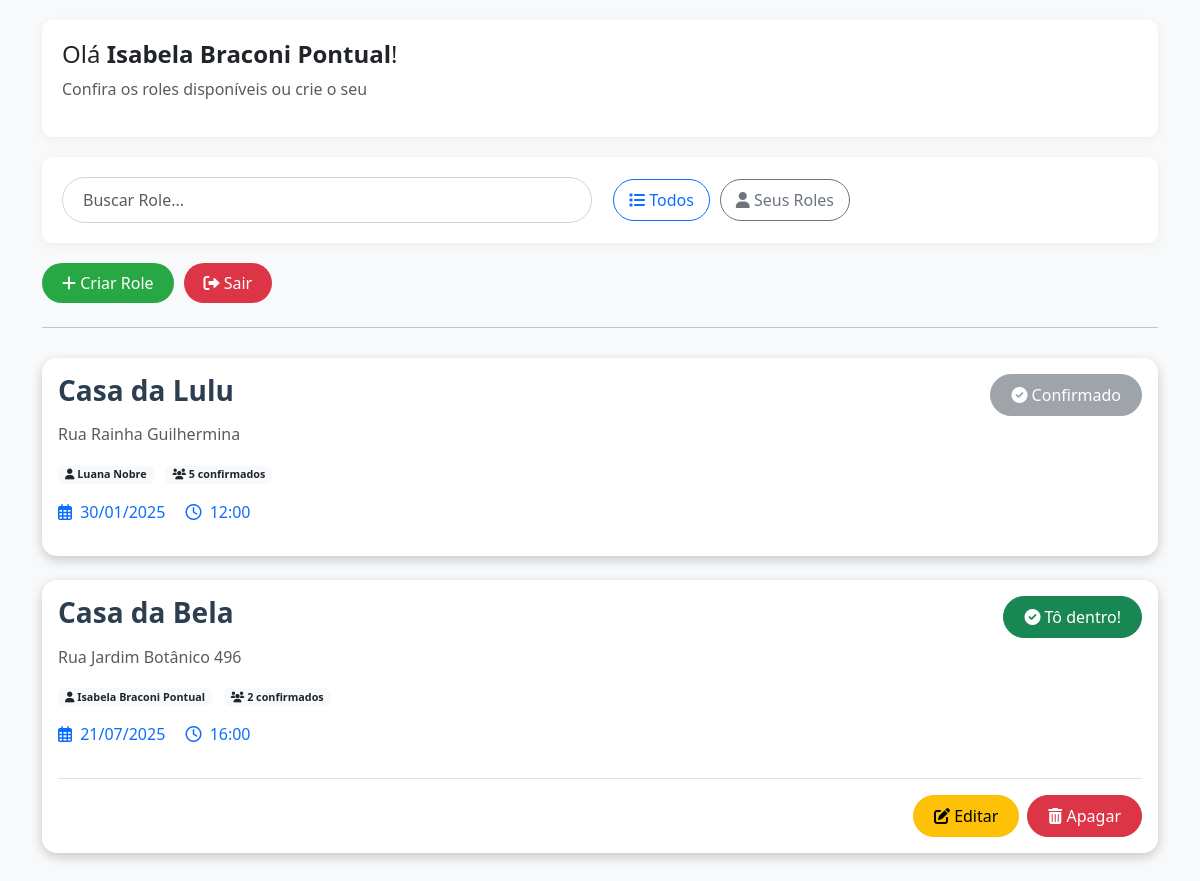
/home?filtro=meus (signed in), run on the app's committed database.
### infra/db/database.py (models this page shows, shortened)
class Role(Base):
    __tablename__ = "roles"
    id = Column("id", Integer, primary_key=True, autoincrement=True)
    titulo = Column("titulo", String)
    descricao = Column("descricao", String)
    data = Column("data", String)
    hora = Column("hora", String)
    criador = Column("criador", String)
    participantes = Column("participantes", String)

### app/controllers/role_controller.py (the view)
@role_bp.route('/home', methods=['GET'])
def home():
    if 'usuario' not in session:
        return redirect(url_for('usuario.login'))
    use_case = ListarRoles(repo)
    filtro = request.args.get('filtro', 'todos')
    busca = request.args.get('busca', '')
    roles = use_case.execute(
        session['usuario'],
        session['email'],
        filtro,
        busca
    )
    return render_template(
        'home.html',
        usuario=session['usuario'],
        roles=roles
    )

### infra/db/database.py (called while the page is built)
def get_session():
    return Session()

### infra/repositories/role_repository.py (called while the page is built)
    def listar(self) -> List[RoleTeste]:
        with get_session() as db:
            rows = db.query(Role).all()
            return [
                RoleTeste(
                    r.titulo,
                    r.descricao,
                    r.data,
                    r.hora,
                    r.criador,
                    r.participantes.split(",") if r.participantes else [],
                )
                for r in rows
            ]

### use_cases/listar_roles.py (called while the page is built)
    def execute(self, usuario, email_usuario, filtro="todos", busca=""):
        roles = list(reversed(self.repo.listar()))
        if filtro == "meus":
            roles = [
                r for r in roles
                if (
                    r.criador == usuario or
                    email_usuario in r.participantes
                )
            ]
        if busca:
            roles = [r for r in roles if busca.lower() in r.titulo.lower()]
        return roles

### app/templates/home.html (shortened to what this page needs)
<!DOCTYPE html>
<html lang="pt-br">
<head>
    <link href="https://cdn.jsdelivr.net/npm/bootstrap@5.3.0-alpha1/dist/css/bootstrap.min.css" rel="stylesheet">
    <link rel="stylesheet" href="https://cdnjs.cloudflare.com/ajax/libs/font-awesome/6.0.0/css/all.min.css">
</head>
<body>
    <div class="container">
        <div class="welcome-section">
            <h4>Olá <strong>{{ usuario }}</strong>!</h4>
            <p class="text-muted">Confira os roles disponíveis ou crie o seu</p>
        </div>
        <div class="search-section">
            <form method="GET" action="{{ url_for('role.home') }}" class="row g-3 align-items-center">
                <div class="col-md-6">
                    <div class="input-group">
                        <input type="text" id="busca" class="form-control search-input" placeholder="Buscar Role...">
                    </div>
                </div>
                <div class="col-md-6">
                    <div class="d-flex">
                        <a href="{{ url_for('role.home') }}?filtro=todos" class="btn btn-outline-primary filter-btn">
                            <i class="fas fa-list"></i> Todos
                        </a>
                        <a href="{{ url_for('role.home') }}?filtro=meus" class="btn btn-outline-secondary filter-btn">
                            <i class="fas fa-user"></i> Seus Roles
                        </a>
                    </div>
                </div>
            </form>
        </div>
        <div class="d-flex mb-4">
            <a href="{{ url_for('role.criar_role') }}" class="btn btn-success action-btn create-btn">
                <i class="fas fa-plus"></i> Criar Role
            </a>
            <a href="{{ url_for('usuario.logout') }}" class="btn btn-danger action-btn logout-btn">
                <i class="fas fa-sign-out-alt"></i> Sair
            </a>
        </div>
        <hr>
        <div class="roles-container">
            {% for r in roles %}
                <div class="role-card" data-titulo="{{ r.titulo | lower }}">
                    {% include 'role_card.html' %}
                </div>
            {% endfor %}
        </div>
    </div>
</body>
</html>

### app/templates/role_card.html (shortened to what this page needs)
<div class="card role-card mb-4">
    <div class="card-body">
        <div class="d-flex justify-content-between align-items-start">
            <div>
                <h3 class="card-title">{{ r.titulo }}</h3>
                <p class="card-text text-muted">{{ r.descricao }}</p>
                <div class="role-meta mb-3">
                    <span class="badge bg-light text-dark me-2">
                        <i class="fas fa-user"></i> {{ r.criador }}
                    </span>
                    <span class="badge bg-light text-dark">
                        <i class="fas fa-users"></i> {{ r.participantes|length }} confirmados
                    </span>
                </div>
                <p class="text-primary">
                    <i class="far fa-calendar-alt me-1"></i> {{ r.data }}
                    <i class="far fa-clock ms-3 me-1"></i> {{ r.hora }}
                </p>
            </div>
            <div class="role-actions">
                {% if session['email'] not in r.participantes %}
                    <form method="POST" action="{{ url_for('role.confirmar', titulo=r.titulo) }}">
                        <button class="btn btn-success">
                            <i class="fas fa-check-circle"></i> Tô dentro!
                        </button>
                    </form>
                {% else %}
                    <button class="btn btn-secondary" disabled>
                        <i class="fas fa-check-circle"></i> Confirmado
                    </button>
                {% endif %}
            </div>
        </div>
        {% if session['usuario'] == r.criador %}
        <div class="role-admin-actions mt-3 pt-3 border-top">
            <a href="{{ url_for('role.editar_role', titulo=r.titulo) }}" class="btn btn-warning me-2">
                <i class="fas fa-edit"></i> Editar
            </a>
            <form method="POST" action="{{ url_for('role.apagar_role', titulo=r.titulo) }}" class="d-inline" onsubmit="return confirm('Tem certeza que deseja apagar este role?');">
                <button type="submit" class="btn btn-danger">
                    <i class="fas fa-trash-alt"></i> Apagar
                </button>
            </form>
        </div>
        {% endif %}
    </div>
</div>

### app/templates/home.html (style rules this page uses)
body { background-color: #f8f9fa; padding: 20px; font-family: 'Segoe UI', Tahoma, Geneva, Verdana, sans-serif; }
.welcome-section { background-color: white; border-radius: 10px; padding: 20px; margin-bottom: 20px; box-shadow: 0 2px 10px rgba(0,0,0,0.05); }
.search-section { background-color: white; border-radius: 10px; padding: 20px; margin-bottom: 20px; box-shadow: 0 2px 10px rgba(0,0,0,0.05); }
.search-input { border-radius: 50px; padding: 10px 20px; border: 1px solid #ced4da; }
.filter-btn { border-radius: 50px; margin: 0 5px; padding: 8px 15px; font-weight: 500; }
.action-btn { border-radius: 50px; padding: 8px 20px; margin-right: 10px; font-weight: 500; }
.create-btn { background-color: #28a745; border: none; }
.logout-btn { background-color: #dc3545; border: none; }
.roles-container { margin-top: 30px; }
.role-card { margin-bottom: 20px; transition: transform 0.3s ease; }

### app/templates/role_card.html (style rules this page uses)
.role-card { border-radius: 15px; border: none; box-shadow: 0 4px 12px rgba(0, 0, 0, 0.1); transition: transform 0.3s ease; }
.role-card .card-title { color: #2c3e50; font-weight: 600; margin-bottom: 15px; }
.role-card .role-meta { font-size: 0.9rem; }
.role-card .role-actions .btn { border-radius: 50px; padding: 8px 20px; font-weight: 500; min-width: 120px; }
.role-card .role-admin-actions { display: flex; justify-content: flex-end; }
.role-card .role-admin-actions .btn { border-radius: 50px; padding: 8px 20px; font-weight: 500; }

### data on the page
Role: criador "Isabela Braconi Pontual", titulo "Casa da Bela", descricao "Rua Jardim Botânico 496", participantes|length "2", data "21/07/2025", hora "16:00"
Role: titulo "Casa da Lulu", descricao "Rua Rainha Guilhermina", criador "Luana Nobre", participantes|length "5", data "30/01/2025", hora "12:00", shows "Confirmado"
